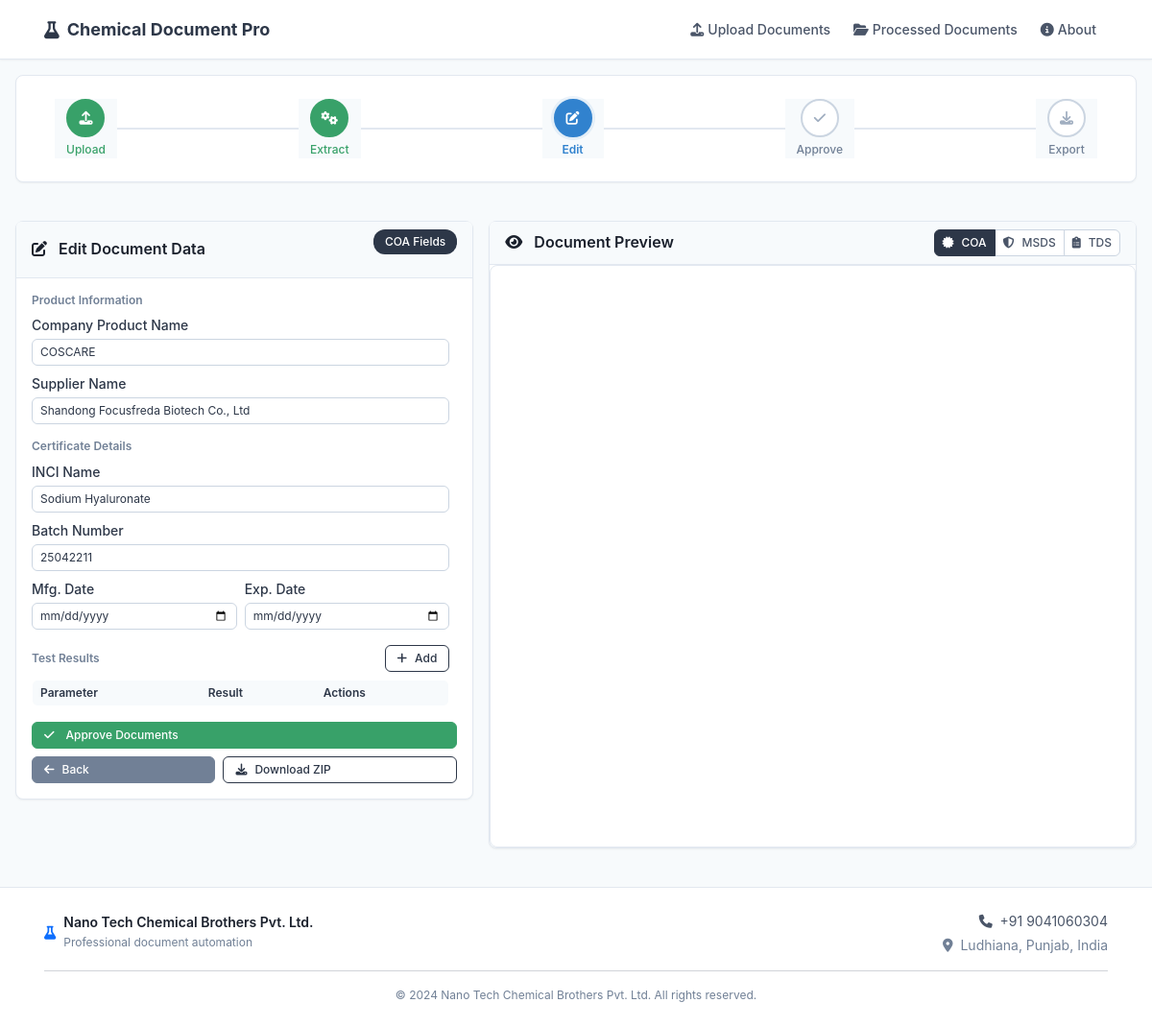
The app's page /edit/7 with its own data.
### models.py (models this page shows, shortened)
class DocumentSet(db.Model):
    id = db.Column(db.Integer, primary_key=True)
    original_product_name = db.Column(db.String(200), nullable=False)
    company_product_name = db.Column(db.String(200), nullable=False)
    supplier_name = db.Column(db.String(200), nullable=False)
    cas_number = db.Column(db.String(50))
    inci_name = db.Column(db.String(200))
    molecular_formula = db.Column(db.String(100))
    batch_number = db.Column(db.String(100))
    manufacturing_date = db.Column(db.Date)
    expiry_date = db.Column(db.Date)
    created_at = db.Column(db.DateTime, default=datetime.utcnow)
    supplier_coa_path = db.Column(db.String(500))
    supplier_msds_path = db.Column(db.String(500))
    supplier_tds_path = db.Column(db.String(500))
    generated_coa_path = db.Column(db.String(500))
    generated_msds_path = db.Column(db.String(500))
    generated_tds_path = db.Column(db.String(500))
    extracted_data = db.Column(db.Text)  # Will store JSON string

### routes.py (the view)
@app.route('/edit/<int:doc_set_id>')
def edit_preview(doc_set_id):
    doc_set = DocumentSet.query.get_or_404(doc_set_id)
    extracted_data = json.loads(doc_set.extracted_data) if doc_set.extracted_data else {}
    return render_template('edit_preview.html', doc_set=doc_set, extracted_data=extracted_data)

### templates/edit_preview.html (shortened to what this page needs)
{% extends "base.html" %}
{% block content %}
<div class="container-fluid py-3">
    <div class="row mb-3">
        <div class="col-12">
            <div class="card">
                <div class="card-body py-2">
                    <div class="pipeline-progress">
                        <div class="progress-step completed">
                            <div class="step-icon">
                                <i class="fas fa-upload"></i>
                            </div>
                            <div class="step-label">Upload</div>
                        </div>
                        <div class="progress-step completed">
                            <div class="step-icon">
                                <i class="fas fa-cogs"></i>
                            </div>
                            <div class="step-label">Extract</div>
                        </div>
                        <div class="progress-step active">
                            <div class="step-icon">
                                <i class="fas fa-edit"></i>
                            </div>
                            <div class="step-label">Edit</div>
                        </div>
                        <div class="progress-step">
                            <div class="step-icon">
                                <i class="fas fa-check"></i>
                            </div>
                            <div class="step-label">Approve</div>
                        </div>
                        <div class="progress-step">
                            <div class="step-icon">
                                <i class="fas fa-download"></i>
                            </div>
                            <div class="step-label">Export</div>
                        </div>
                    </div>
                </div>
            </div>
        </div>
    </div>
    <div class="row g-3">
        <div class="col-lg-5">
            <div class="card sticky-top">
                <div class="card-header py-2">
                    <div class="d-flex justify-content-between align-items-center">
                        <h6 class="card-title mb-0">
                            <i class="fas fa-edit me-2"></i>
                            Edit Document Data
                        </h6>
                        <span class="document-type-indicator" id="currentDocumentType">COA Fields</span>
                    </div>
                </div>
                <div class="card-body p-3">
                    <div class="edit-panel">
                        <form id="editForm" onsubmit="return false;">
                            <div id="commonFields" class="mb-3">
                                <h6 class="text-muted mb-2 text-xs">Product Information</h6>
                                <div class="mb-2">
                                    <label class="form-label text-sm">Company Product Name</label>
                                    <input type="text" class="form-control form-control-sm editable-field"
                                           data-field="company_product_name"
                                           value="{{ doc_set.company_product_name }}"
                                           placeholder="Enter product name">
                                </div>
                                <div class="mb-2">
                                    <label class="form-label text-sm">Supplier Name</label>
                                    <input type="text" class="form-control form-control-sm editable-field"
                                           data-field="supplier_name"
                                           value="{{ doc_set.supplier_name or '' }}"
                                           placeholder="Enter supplier name">
                                </div>
                            </div>
                            <div id="coaFields" class="document-fields">
                                <div class="mb-3">
                                    <h6 class="text-muted mb-2 text-xs">Certificate Details</h6>
                                    <div class="mb-2">
                                        <label class="form-label text-sm">INCI Name</label>
                                        <input type="text" class="form-control form-control-sm editable-field"
                                               data-field="inci_name"
                                               value="{{ doc_set.inci_name or '' }}"
                                               placeholder="Enter INCI name">
                                    </div>
                                    <div class="mb-2">
                                        <label class="form-label text-sm">Batch Number</label>
                                        <input type="text" class="form-control form-control-sm editable-field"
                                               data-field="batch_number"
                                               value="{{ doc_set.batch_number or '' }}"
                                               placeholder="Enter batch number">
                                    </div>
                                    <div class="row g-2 mb-2">
                                        <div class="col-6">
                                            <label class="form-label text-sm">Mfg. Date</label>
                                            <input type="date" class="form-control form-control-sm editable-field"
                                                   data-field="manufacturing_date"
                                                   value="{% if doc_set.manufacturing_date %}{{ doc_set.manufacturing_date.strftime('%Y-%m-%d') }}{% endif %}">
                                        </div>
                                        <div class="col-6">
                                            <label class="form-label text-sm">Exp. Date</label>
                                            <input type="date" class="form-control form-control-sm editable-field"
                                                   data-field="expiry_date"
                                                   value="{% if doc_set.expiry_date %}{{ doc_set.expiry_date.strftime('%Y-%m-%d') }}{% endif %}">
                                        </div>
                                    </div>
                                </div>
                                <div class="mb-3">
                                    <div class="d-flex justify-content-between align-items-center mb-2">
                                        <h6 class="text-muted mb-0 text-xs">Test Results</h6>
                                        <button type="button" class="btn btn-sm btn-outline-primary btn-xs" onclick="addTestResult()">
                                            <i class="fas fa-plus me-1"></i>Add
                                        </button>
                                    </div>
                                    <div class="table-responsive">
                                        <table class="table table-sm editable-table" id="testResultsTable">
                                            <thead>
                                                <tr>
                                                    <th class="text-xs">Parameter</th>
                                                    <th class="text-xs">Result</th>
                                                    <th class="text-xs w-auto">Actions</th>
                                                </tr>
                                            </thead>
                                        </table>
                                    </div>
                                </div>
                            </div>
                                                {% set physical_props = extracted_data.get('physical_properties', {}) %}
                                                {% set specs = extracted_data.get('specifications', {}) %}
                        </form>
                    </div>
                    <div class="d-grid gap-2">
                        <button type="button" class="btn btn-success btn-sm" onclick="approveDocuments()">
                            <i class="fas fa-check me-2"></i>
                            Approve Documents
                        </button>
                        <div class="d-flex gap-2">
                            <a href="{{ url_for('upload') }}" class="btn btn-secondary btn-sm flex-fill">
                                <i class="fas fa-arrow-left me-1"></i>
                                Back
                            </a>
                            <button type="button" class="btn btn-outline-primary btn-sm flex-fill" onclick="downloadAllAsZip({{ doc_set.id }})">
                                <i class="fas fa-download me-1"></i>
                                Download ZIP
                            </button>
                        </div>
                    </div>
                </div>
            </div>
        </div>
        <div class="col-lg-7">
            <div class="card">
                <div class="card-header py-2">
                    <div class="d-flex justify-content-between align-items-center">
                        <h6 class="card-title mb-0">
                            <i class="fas fa-eye me-2"></i>
                            Document Preview
                        </h6>
                        <div class="btn-group btn-group-sm" role="group">
                            <button type="button" class="btn btn-outline-primary active"
                                    id="previewBtnCoa" onclick="switchPreview('coa')">
                                <i class="fas fa-certificate me-1"></i>COA
                            </button>
                            <button type="button" class="btn btn-outline-primary"
                                    id="previewBtnMsds" onclick="switchPreview('msds')">
                                <i class="fas fa-shield-alt me-1"></i>MSDS
                            </button>
                            <button type="button" class="btn btn-outline-primary"
                                    id="previewBtnTds" onclick="switchPreview('tds')">
                                <i class="fas fa-clipboard-list me-1"></i>TDS
                            </button>
                        </div>
                    </div>
                </div>
                <div class="card-body p-0">
                    <div class="preview-container">
                        <iframe id="previewFrame"
                                src="/api/preview/{{ doc_set.id }}/coa"
                                width="100%"
                                height="600"
                                style="border: none;">
                        </iframe>
                    </div>
                </div>
            </div>
        </div>
    </div>
</div>
{% endblock %}

### records on screen
DocumentSet: company_product_name "COSCARE", supplier_name "Shandong Focusfreda Biotech Co., Ltd", inci_name "Sodium Hyaluronate", batch_number "25042211"
